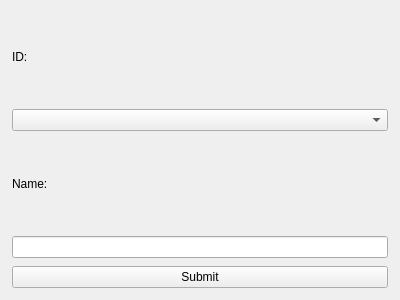
<?xml version="1.0" encoding="UTF-8"?>
<ui version="4.0">
 <class>MainForm</class>
 <widget class="QMainWindow" name="MainForm">
  <property name="geometry">
   <rect>
    <x>0</x>
    <y>0</y>
    <width>400</width>
    <height>300</height>
   </rect>
  </property>
  <property name="windowTitle">
   <string>Main Form</string>
  </property>
  <widget class="QWidget" name="centralwidget">
   <layout class="QVBoxLayout" name="verticalLayout">
    <property name="leftMargin">
     <number>12</number>
    </property>
    <property name="topMargin">
     <number>12</number>
    </property>
    <property name="rightMargin">
     <number>12</number>
    </property>
    <property name="bottomMargin">
     <number>12</number>
    </property>
    <property name="spacing">
     <number>8</number>
    </property>
    <item>
     <widget class="QLabel" name="id_label">
      <property name="text">
       <string>ID:</string>
      </property>
     </widget>
    </item>
    <item>
     <widget class="QComboBox" name="id_combo"/>
    </item>
    <item>
     <widget class="QLabel" name="name_label">
      <property name="text">
       <string>Name:</string>
      </property>
     </widget>
    </item>
    <item>
     <widget class="QLineEdit" name="name_input"/>
    </item>
    <item>
     <widget class="QPushButton" name="submit_button">
      <property name="text">
       <string>Submit</string>
      </property>
     </widget>
    </item>
   </layout>
  </widget>
 </widget>
 <resources/>
 <connections/>
</ui>
